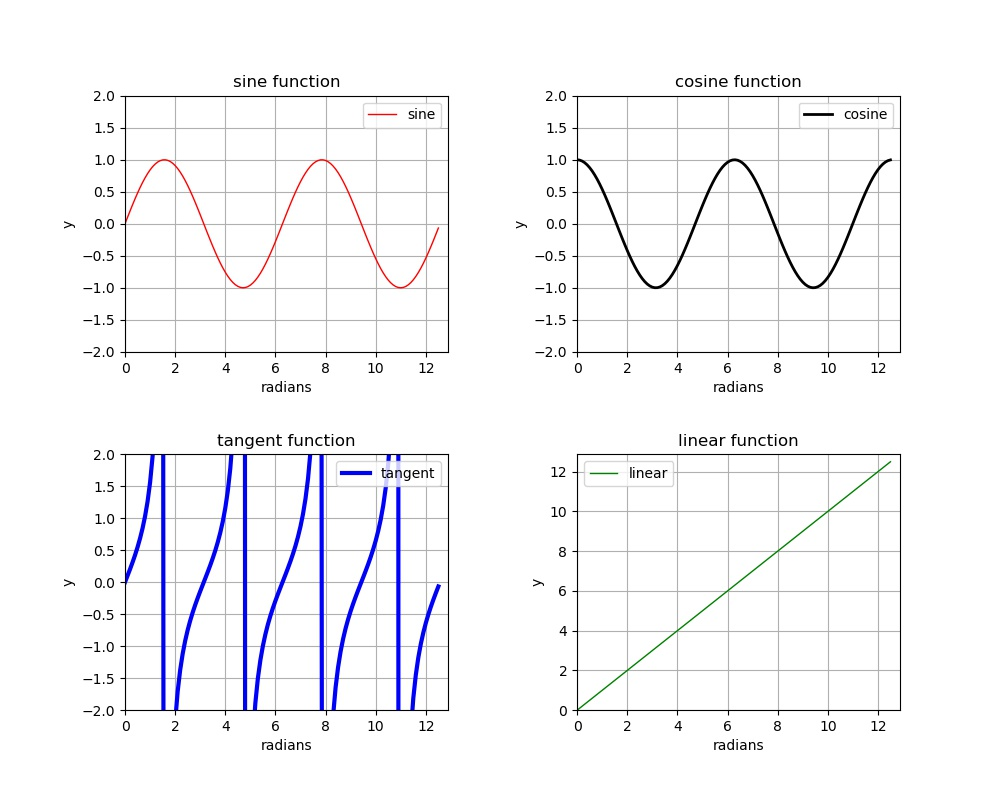

Reproduce this figure in Python.
from numpy import *
from matplotlib import pyplot


def create_test_plot():
    x = arange(0, 4 * pi, 0.1)

    a = sin(x)
    b = cos(x)
    c = tan(x)
    d = x

    pyplot.figure(figsize=(10, 8))
    pyplot.subplots_adjust(hspace=0.4, wspace=0.4)

    pyplot.subplot(2, 2, 1)
    pyplot.plot(x, a, "r-", linewidth=1, label="sine")
    pyplot.title("sine function")
    pyplot.xlabel("radians")
    pyplot.ylabel("y")
    pyplot.axis([0, 4.1 * pi, -2, 2])
    pyplot.grid(True)
    pyplot.legend()

    pyplot.subplot(2, 2, 2)
    pyplot.plot(x, b, "k-", linewidth=2, label="cosine")
    pyplot.title("cosine function")
    pyplot.xlabel("radians")
    pyplot.ylabel("y")
    pyplot.axis([0, 4.1 * pi, -2, 2])
    pyplot.grid(True)
    pyplot.legend()

    pyplot.subplot(2, 2, 3)
    pyplot.plot(x, c, "b-", linewidth=3, label="tangent")
    pyplot.title("tangent function")
    pyplot.xlabel("radians")
    pyplot.ylabel("y")
    pyplot.axis([0, 4.1 * pi, -2, 2])
    pyplot.grid(True)
    pyplot.legend()

    pyplot.subplot(2, 2, 4)
    pyplot.plot(x, d, "g-", linewidth=1, label="linear")
    pyplot.title("linear function")
    pyplot.xlabel("radians")
    pyplot.ylabel("y")
    pyplot.axis([0, 4.1 * pi, 0, 4.1 * pi])
    pyplot.grid(True)
    pyplot.legend()

    pyplot.show()


def main():
    create_test_plot()


if __name__ == "__main__":
    main()
